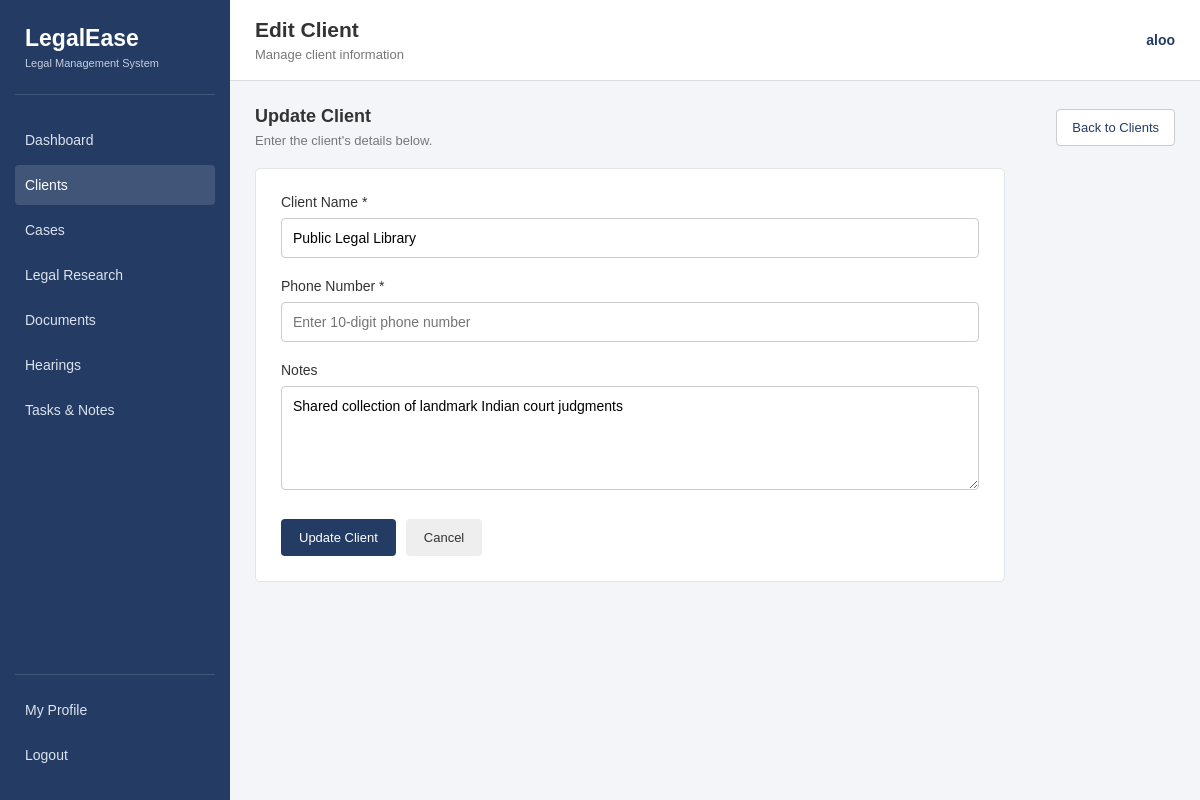
The app's page /client-form.php?id=2 (signed in) with its own data.
### tables this page shows
CREATE TABLE `client` (
  `client_id` int(11) NOT NULL,
  `practitioner_id` int(11) DEFAULT NULL,
  `name` varchar(255) DEFAULT NULL,
  `phone` varchar(10) DEFAULT NULL,
  `note` text DEFAULT NULL
);

### client-form.php (the view, shortened to what this page needs)
<?php
require_once 'includes/db.php';
$client_id = $_GET['id'] ?? null;
$name = "";
$phone = "";
$note = "";
if ($client_id) {
    $stmt = $conn->prepare("SELECT * FROM client WHERE client_id = ?");
    $stmt->bind_param("i", $client_id);
    $stmt->execute();
    $result = $stmt->get_result();
    $client = $result->fetch_assoc();
    $name = $client['name'];
    $phone = $client['phone'];
    $note = $client['note'];
}
$is_edit = !empty($client_id);
?>
<!DOCTYPE html>
<html lang="en">
<head>
    <link rel="stylesheet" href="css/client-form.css">
</head>
<body>
<div class="layout">
    <aside class="sidebar">
        <div class="brand">
            <h2>LegalEase</h2>
            <p>Legal Management System</p>
        </div>
        <nav>
            <a href="dashboard.php">Dashboard</a>
            <a href="clients.php" class="active">Clients</a>
            <a href="cases.php">Cases</a>
            <a href="research.php">Legal Research</a>
            <a href="bookmarks.php">Documents</a>
            <a href="hearings.php">Hearings</a>
            <a href="tasks.php">Tasks & Notes</a>
        </nav>
        <div class="sidebar-bottom">
            <a href="profile.php">My Profile</a>
            <a href="logout.php">Logout</a>
        </div>
    </aside>
    <main class="main-content">
        <header class="topbar">
            <div>
                <h2><?php echo $is_edit ? 'Edit Client' : 'Add Client'; ?></h2>
                <p>Manage client information</p>
            </div>
            <div class="user-info">
                <?php echo htmlspecialchars($_SESSION['user_name']); ?>
            </div>
        </header>
        <div class="content">
            <div class="page-header">
                <div>
                    <h3><?php echo $is_edit ? 'Update Client' : 'New Client'; ?></h3>
                    <p>Enter the client's details below.</p>
                </div>
                <a href="clients.php" class="back-btn">Back to Clients</a>
            </div>
            <div class="form-card">
                <form method="POST">
                    <div class="form-group">
                        <label>Client Name *</label>
                        <input
                            type="text"
                            name="name"
                            placeholder="Enter client name"
                            value="<?php echo htmlspecialchars($name); ?>"
                            required
                        >
                    </div>
                    <div class="form-group">
                        <label>Phone Number *</label>
                        <input
                            type="text"
                            name="phone"
                            placeholder="Enter 10-digit phone number"
                            maxlength="10"
                            value="<?php echo htmlspecialchars($phone); ?>"
                            required
                        >
                    </div>
                    <div class="form-group">
                        <label>Notes</label>
                        <textarea
                            name="note"
                            rows="5"
                            placeholder="Enter additional information about the client..."
                        ><?php echo htmlspecialchars($note); ?></textarea>
                    </div>
                    <div class="form-actions">
                        <button type="submit">
                            <?php echo $is_edit ? 'Update Client' : 'Save Client'; ?>
                        </button>
                        <a href="clients.php" class="cancel-btn">Cancel</a>
                    </div>
                </form>
            </div>
        </div>
    </main>
</div>
</body>
</html>

### css/client-form.css (style rules this page uses)
* { margin: 0; padding: 0; box-sizing: border-box; font-family: Arial, sans-serif; }
body { background-color: #f3f5f9; color: #333; }
.layout { display: flex; min-height: 100vh; }
.sidebar { width: 230px; background-color: #243b64; color: white; padding: 20px 15px; display: flex; flex-direction: column; flex-shrink: 0; }
.brand { padding: 5px 10px 25px; border-bottom: 1px solid #405578; }
.brand h2 { font-size: 23px; margin-bottom: 5px; }
.brand p { font-size: 11px; color: #c5cede; }
.sidebar nav { margin-top: 25px; }
.sidebar a { display: block; text-decoration: none; color: #dce3ee; padding: 12px 10px; font-size: 14px; border-radius: 4px; margin-bottom: 5px; }
.sidebar nav a:hover, .sidebar nav a.active { background-color: #405578; color: white; }
.sidebar-bottom { margin-top: auto; border-top: 1px solid #405578; padding-top: 15px; }
.main-content { flex: 1; min-width: 0; }
.topbar { background-color: white; padding: 18px 25px; display: flex; justify-content: space-between; align-items: center; border-bottom: 1px solid #ddd; }
.topbar h2 { font-size: 21px; margin-bottom: 5px; }
.topbar p { font-size: 13px; color: #777; }
.user-info { font-size: 14px; color: #243b64; font-weight: bold; }
.content { padding: 25px; }
.page-header { display: flex; justify-content: space-between; align-items: center; margin-bottom: 20px; }
.page-header h3 { font-size: 18px; margin-bottom: 6px; }
.page-header p { font-size: 13px; color: #777; }
.back-btn { background-color: white; color: #243b64; border: 1px solid #ccc; padding: 10px 15px; text-decoration: none; border-radius: 4px; font-size: 13px; }
.form-card { background-color: white; border: 1px solid #e1e4e8; border-radius: 5px; padding: 25px; max-width: 750px; }
.form-group { margin-bottom: 20px; }
.form-group label { display: block; font-size: 14px; margin-bottom: 8px; color: #333; }
.form-group input, .form-group textarea { width: 100%; padding: 11px; border: 1px solid #ccc; border-radius: 4px; font-size: 14px; outline: none; }
.form-group textarea { resize: vertical; }
.form-actions { display: flex; gap: 10px; margin-top: 25px; }
.form-actions button { background-color: #243b64; color: white; border: none; padding: 11px 18px; border-radius: 4px; font-size: 13px; cursor: pointer; }
.cancel-btn { background-color: #eee; color: #333; padding: 11px 18px; border-radius: 4px; text-decoration: none; font-size: 13px; }

### records on screen
client: name "Public Legal Library", note "Shared collection of landmark Indian court judgments"

### other values on screen
$_SESSION['user_name'] "aloo"
